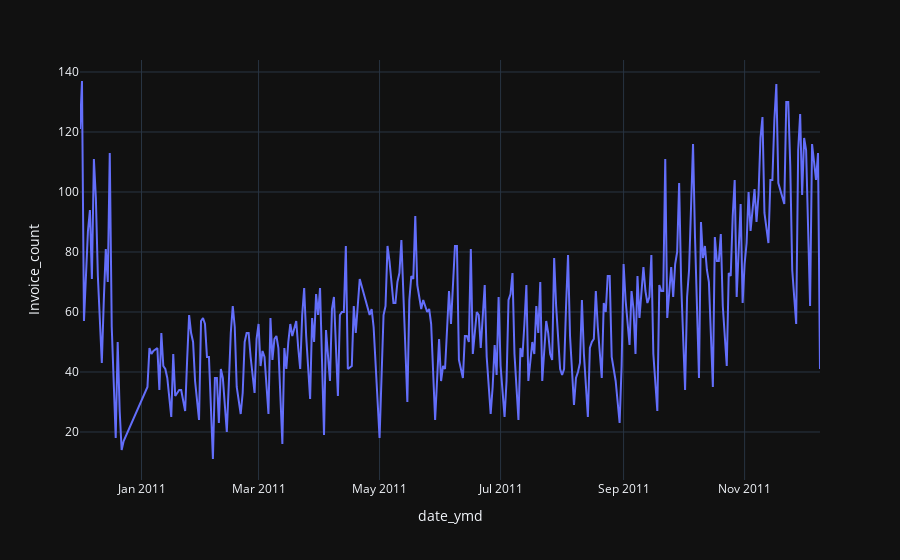

The code cell stored with this chart in its notebook:
### Code cell
amount_by_date.head()
df.head()
invoice_count_by_date = (
    df.groupby("date_ymd")["InvoiceNo"]
    .nunique()
    .reset_index()
    .rename(
        {"InvoiceNo": "Invoice_count"},
        axis=1,
    )
)
invoice_count_by_date

fig = px.line(
    invoice_count_by_date,
    x="date_ymd",
    y="Invoice_count",
    template="plotly_dark",
)
fig.show()

### Figure 1 — Plotly figure (JSON) as saved in the notebook; plotly's stock layout.template omitted (floating-point values rounded to 4 significant figures; data arrays with more than 128 entries replaced by an {"elided": "..."} marker saying what was removed)
{"data": [{"hovertemplate": "date_ymd=%{x}<br>Invoice_count=%{y}<extra></extra>", "legendgroup": "", "line": {"color": "#636efa", "dash": "solid"}, "marker": {"symbol": "circle"}, "mode": "lines", "name": "", "orientation": "v", "showlegend": false, "type": "scatter", "x": {"elided": "305 str values"}, "xaxis": "x", "y": {"elided": "305 int values"}, "yaxis": "y"}], "layout": {"legend": {"tracegroupgap": 0}, "margin": {"t": 60}, "xaxis": {"anchor": "y", "domain": [0, 1], "title": {"text": "date_ymd"}}, "yaxis": {"anchor": "x", "domain": [0, 1], "title": {"text": "Invoice_count"}}}}
